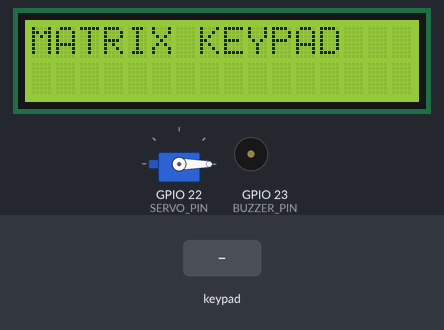
Bench run of a sketch on a simulated ESP32. On the bench: servo, 16×2 character LCD, buzzer (waves = sounding, pin HIGH). The inputs (shaded band) are chosen by the test bench. What the sketch prints to the serial monitor is not drawn.

Above: at 1.2 s.
1.3 s: key '1' pressed
At 3.8 s:
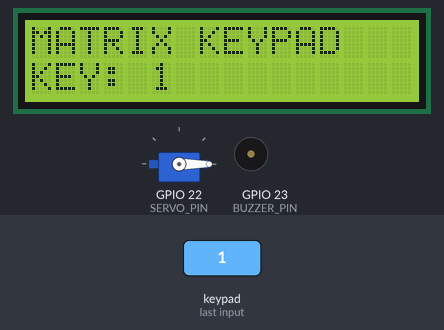
4.1 s: key 'A' pressed
At 6.2 s:
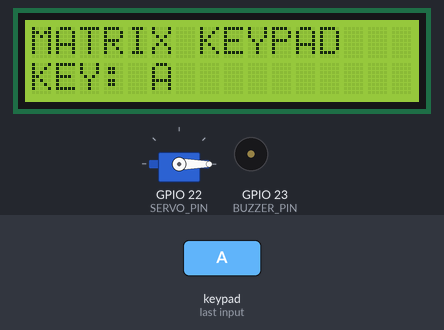
6.9 s: key 'B' pressed
At 9.4 s:
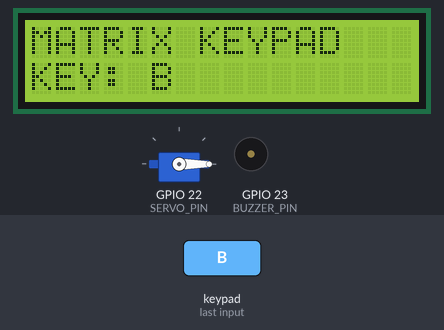
9.7 s: key 'C' pressed
At 11.5 s:
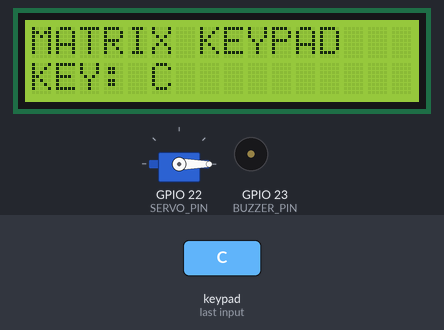
12.5 s: key '*' pressed
At 14.8 s:
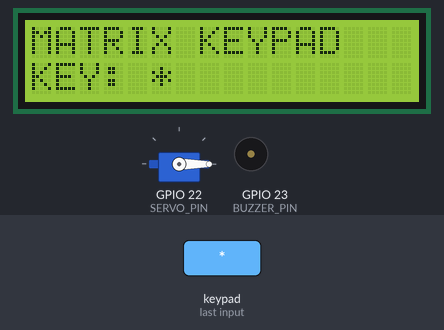
15.3 s: key '#' pressed
At 16.9 s:
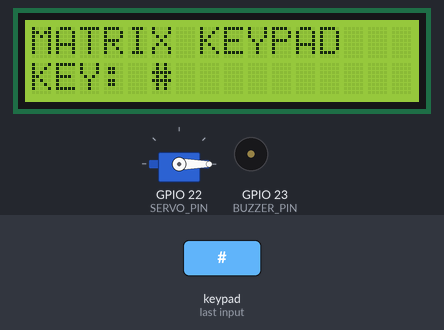
Timing chart, 0 to 18.4 s (numbered marks = the images above; inputs shaded):
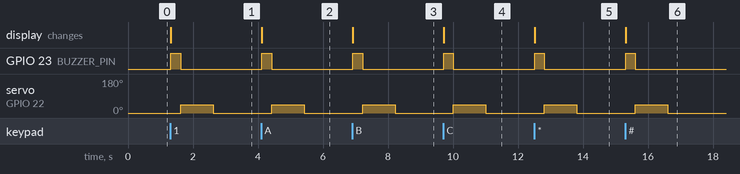

The sketch:

022_02_matrix_keypad_LCD_buzzer_servo.ino
```cpp
/**********************************************************************
* Filename    : 022-02_matrix_keypad_LCD_buzzer_servo
* Description : Using Matrix Keypad to display message on LCD, and
* activate a servo motor and then an active buzzer for a couple
* of milliseconds.
* Auther      : Alternatives Solutions
* Modification: 2026/03/17
**********************************************************************/

//Open Arduino IDE -> Library Manager.
//Search for "Keypad".
//Install the one by Mark Stanley & Alexander Brevig.
//Search for "ESP32Servo".
//Install the one by Kevin Harrington, John K. Bennett.


#include <LiquidCrystal_I2C.h>
#include <Wire.h>
#include <Keypad.h>    // The New Library
#include <ESP32Servo.h>   // The New Library

//Servo Motor Pin
const int SERVO_PIN = 22;

//Buzzer Pin
const int BUZZER_PIN = 23;

//KeyPad Pins and config
const byte ROWS = 4;  //four Rows
const byte COLS = 4;  //four Columns
//pins
byte rowsPins[ROWS] = {21, 19, 18, 5}; // Row 4, 3, 2, 1
byte colsPins[COLS] = {26, 27, 14, 12};  // Col 4, 3, 2, 1
//symbols on the button of the keypad
const char Keys[ROWS][COLS] {
  {'1', '2', '3', 'A'},
  {'4', '5', '6', 'B'},
  {'7', '8', '9', 'C'},
  {'*', '0', '#', 'D'}
};

// I2C Pin
const int SDA_PIN = 15;
const int SCL_PIN = 13;

// LCD param - Start with 0x27, we will change it if needed
int lcdAddr = 0x27;
const int LCD_COL = 16;
const int LCD_ROW = 2;

const int DELAY_TIME = 300;
const bool IS_DEBUG = true;

// We create pointer to LCD
LiquidCrystal_I2C* lcdPtr = nullptr;

// initialize keypad
Keypad pad = Keypad(makeKeymap(Keys), rowsPins, colsPins, ROWS, COLS);

//Servo object to control a servo
Servo servObj;

// the setup function runs once when you press reset or power the board
void setup() {
  Serial.begin(115200);

  servObj.setPeriodHertz(50); // standard 50 hz servo
  // set the high level time range of the servo motor for an accurate 0 to 180 sweep
  servObj.attach(SERVO_PIN, 500, 2500); // attaches the servoPin to the servo object
  servObj.write(0);   // Set the starting position of the servo motor

  pinMode(BUZZER_PIN, OUTPUT);

  Wire.begin(SDA_PIN, SCL_PIN); //attach I2C pins
  // Check if 0x27 responds. If not, we assume 0x3F.
  // Note: Since we can't easily "re-map" the object address here,
  // it's best to verify your 0x27 address manually first.
  Wire.beginTransmission(lcdAddr);
  if (0 == Wire.endTransmission()) {
    Serial.println("LCD found at 0x27");
    lcdPtr = new LiquidCrystal_I2C(lcdAddr, LCD_COL, LCD_ROW);
  } else {
    Serial.println("LCD not found at 0x27, trying 0x3F logic...");
    lcdPtr = new LiquidCrystal_I2C(0x3F, LCD_COL, LCD_ROW);
  }
  lcdPtr->init();       //LCD driver initialisation
  lcdPtr->backlight();  //Open the backlight
  lcdPtr->setCursor(0,0);   //set the cursor et Row 0 and Column 0
  lcdPtr->print("MATRIX KEYPAD"); //print specified message on the LCD

  Serial.println("\nESP32 Wrover initialization completed!");
}

// the loop function runs over and over again forever
void loop() {
  char key = pad.getKey();

  //delay(DELAY_TIME);

  // Monitor the values
  if (key) {
    if (IS_DEBUG) {
      Serial.print("Key: ");
      Serial.println(key);
      //Serial.println("    ");
    }

    // LCD Update
    if (lcdPtr != nullptr) {
      lcdPtr->setCursor(0, 1);
      lcdPtr->print("KEY: ");
      lcdPtr->print(key);
      lcdPtr->print("      "); // Still using that "Eraser Space"!
    }

    digitalWrite(BUZZER_PIN, HIGH);
    delay(DELAY_TIME);
    digitalWrite(BUZZER_PIN, LOW);

    servObj.write(45);
    delay(1000);
    servObj.write(0);
  }
}
```

Measured:
- after the input at 1.3 s, GPIO 23 (BUZZER_PIN): LOW → HIGH at once, → LOW 0.30 s later; servo on GPIO 22 (SERVO_PIN): 0° → 45° after 0.32 s, → 0° 1.0 s later; the display: changes at once (image 1)
- after the input at 4.1 s, GPIO 23 (BUZZER_PIN): LOW → HIGH at once, → LOW 0.30 s later; servo on GPIO 22 (SERVO_PIN): 0° → 45° after 0.32 s, → 0° 1.0 s later; the display: changes at once (image 2)
- after the input at 6.9 s, GPIO 23 (BUZZER_PIN): LOW → HIGH at once, → LOW 0.30 s later; servo on GPIO 22 (SERVO_PIN): 0° → 45° after 0.32 s, → 0° 1.0 s later; the display: changes at once (image 3)
- after the input at 9.7 s, GPIO 23 (BUZZER_PIN): LOW → HIGH at once, → LOW 0.30 s later; servo on GPIO 22 (SERVO_PIN): 0° → 45° after 0.32 s, → 0° 1.0 s later; the display: changes at once (image 4)
- after the input at 12.5 s, GPIO 23 (BUZZER_PIN): LOW → HIGH at once, → LOW 0.30 s later; servo on GPIO 22 (SERVO_PIN): 0° → 45° after 0.31 s, → 0° 1.0 s later; the display: changes at once (image 5)
- after the input at 15.3 s, GPIO 23 (BUZZER_PIN): LOW → HIGH at once, → LOW 0.30 s later; servo on GPIO 22 (SERVO_PIN): 0° → 45° after 0.31 s, → 0° 1.0 s later; the display: changes at once (image 6)
